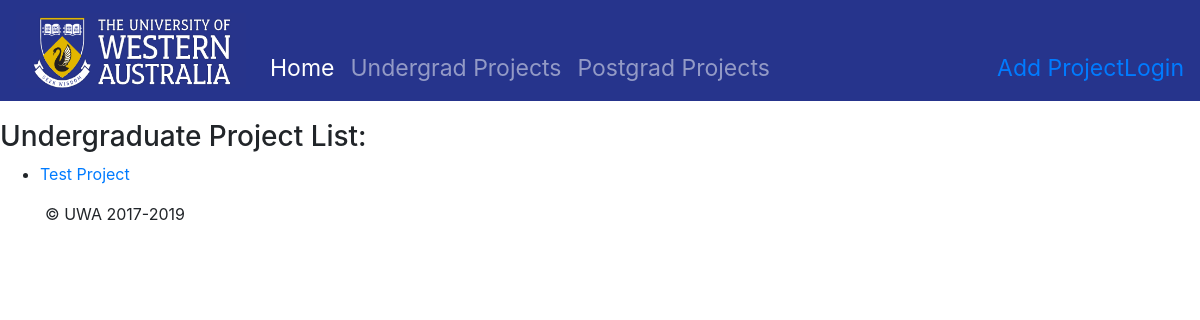
The app's page /undergraduate_list/, older data.
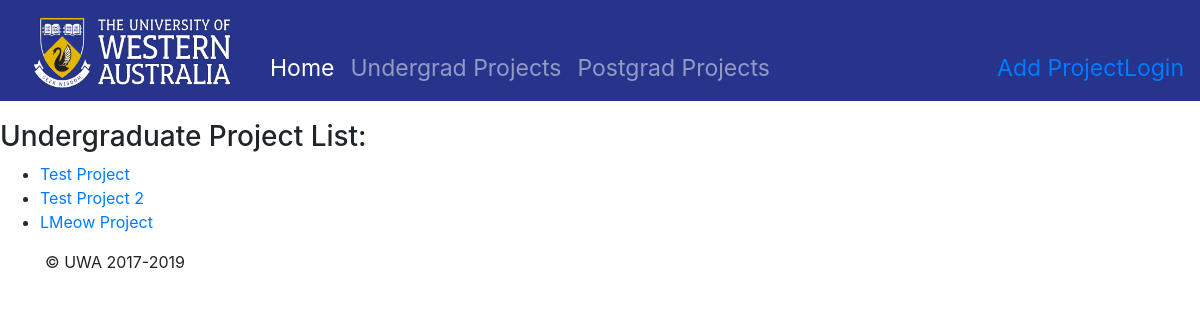
The same page, newer data.
### undergraduate_list/models.py (models this page shows, shortened)
class Project(models.Model):
    projectID = models.CharField(max_length=250)
    description = models.CharField(max_length=500)

### undergraduate_list/views.py (the view)
# urls.py: path("", views.indexView.as_view(), name='index'),
class indexView(generic.ListView):
    template_name = 'undergraduate_list/index.html'
    context_object_name = 'all_projects'
    def get_queryset(self):
        return Project.objects.all()

### undergraduate_list/templates/undergraduate_list/index.html (shortened to what this page needs)
{% extends 'undergraduate_list/base.html' %}
{% block body %}
    {% if all_projects %}
        <h3> Undergraduate Project List: </h3>
        <ul>
            {% for project in all_projects %}
                <li><a href="{% url 'undergraduate_list:detail' project.id %}"> {{ project.projectID }} </a></li>
            {% endfor %}
        </ul>
    {% else %}
        <h3> No projects have been posted yet!</h3>
    {% endif %}
{% endblock %}

### undergraduate_list/templates/undergraduate_list/base.html (shortened to what this page needs)
<!doctype html>
<html lang="en">
    <head>
        {% load static %}
        <link rel="stylesheet" href="https://stackpath.bootstrapcdn.com/bootstrap/4.3.1/css/bootstrap.min.css">
    </head>
<body>
    <nav class="navbar navbar-expand-md navbar-dark fixed-top align-items-end" style="background-color: #26348C;">
        <a class="navbar-brand" href="#"><img src="{% static "undergraduate_list/images/logo.png"%}" width="230" height="75" class="d-inline-block align-top" alt="UWA"></a>
        <div class="collapse navbar-collapse" id="navbarsExampleDefault">
            <ul class="navbar-nav  mr-auto " style="font-size: 23px">
                <li class="nav-item active">
                    <a class="nav-link" href="#">Home<span class="sr-only">(current)</span></a>
                </li>
                <li class="nav-item">
                    <a class="nav-link" href="#">Undergrad Projects</a>
                </li>
                <li class="nav-item">
                    <a class="nav-link" href="#">Postgrad Projects</a>
                </li>
            </ul>
            <ul class = "nav navbar-nav navbar-right form-inline my-2 my-lg-0">
                <li class="">
                    <a href="{% url 'undergraduate_list:project-add' %}">
                        <span style="font-size: 23px"> Add Project </span>
                    </a>
                </li>
                <li>
                    <a href="#">
                        <span style="font-size: 23px"> Login <span>
                    </a>
                </li>
            </ul>
        </div>
    </nav>
</body>
<main role="main" style="padding-top: 120px;">
    {% block body %}
    {% endblock %}
</main>
<footer class="container">
  <p>&copy; UWA 2017-2019</p>
</footer>
</html>

Row changes from the older to the newer data that the page shows:
added Project: projectID "Test Project 2"
added Project: projectID "LMeow Project"
